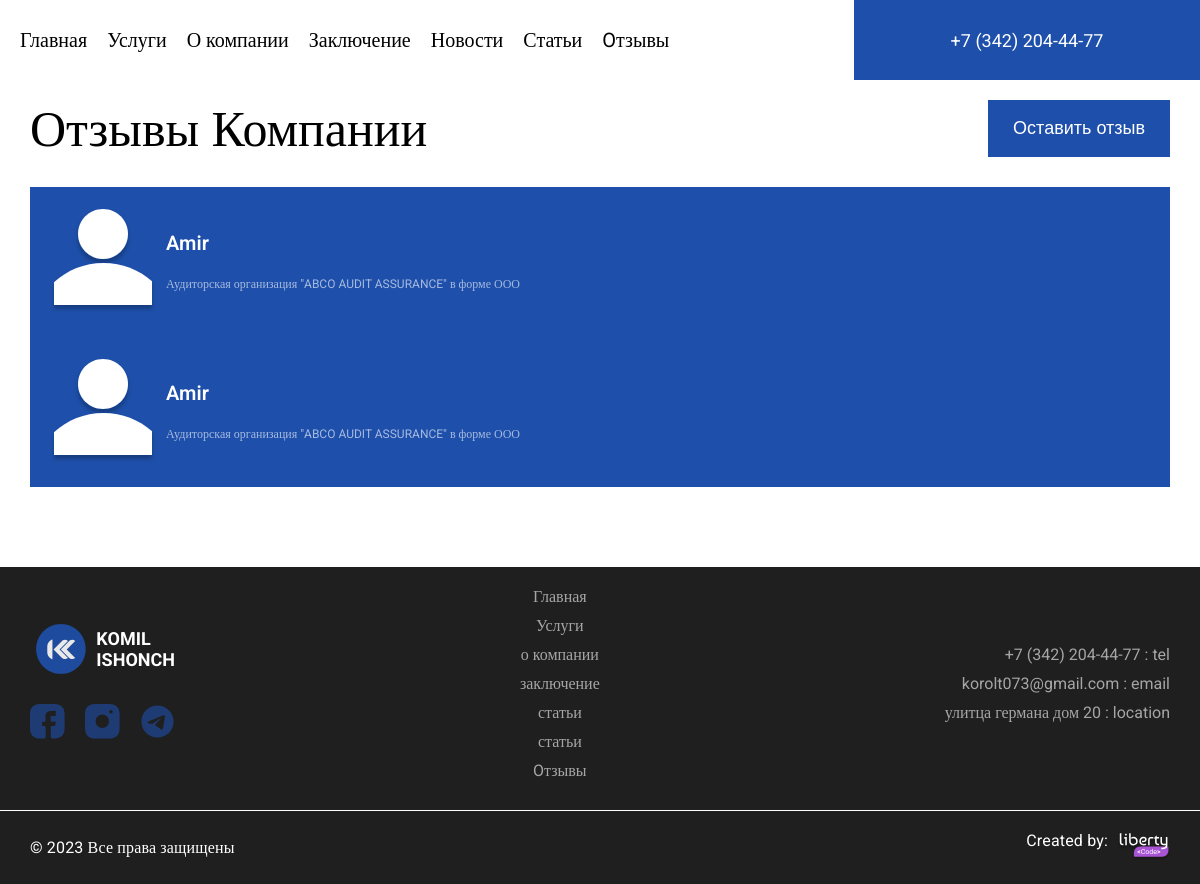
/comments, run on an earlier commit of the app's database.
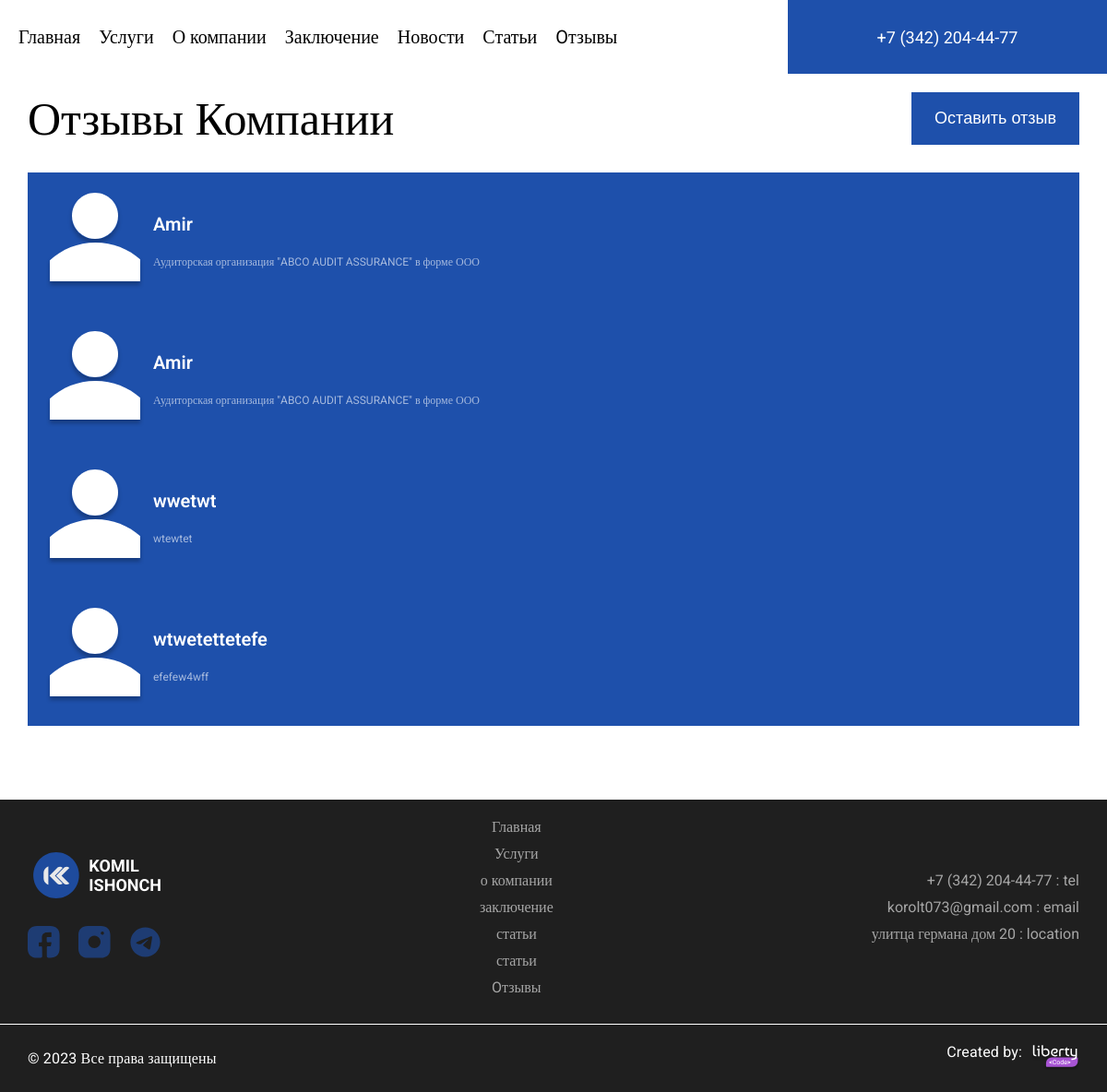
And on a later commit of the database.
### main/models.py (models this page shows, shortened)
class Newe_comment(models.Model):
    name = models.CharField('имя', max_length=70)
    full_text = models.CharField('коментарий', max_length=70)
    class Meta:
        verbose_name = 'коментарий'
        verbose_name_plural = 'коментарии'

### main/views.py (the view)
# urls.py: path('comments', views.comments, name='comments'),
def comments(request):
    if request.method == 'POST':
        form = Newe_comment_Forms(request.POST)
        if form.is_valid:
            form.save()
        else:
            error = 'Форма не коректно заполнина'
    form = Newe_comment_Forms()
    arr = Newe_comment.objects.all()
    return render(request, 'main/comment.html', {"arr":arr,"form":form})

### main/templates/main/comment.html (shortened to what this page needs)
{% extends 'main/layout.html' %}
{% load static %}
{% block style %}
<link rel="stylesheet" href="{% static 'scss/comments.css' %}">
{% endblock %}
{% block content %}
<section class="thisComment">
    <div class="cont">
        <div class="this_comment">
            <h2 class="textGlav">Отзывы Компании</h2>
            <button class="oupenModlComment">Оставить отзыв</button>
        </div>
        <div class="box">
            <div class="block">
                <div class="swiper mySwiper">
                    <div class="swiper-wrapper">
                        {% for i in arr %}
                        <div class="swiper-slide">
                            <div class="elem">
                                <img src="{% static 'img/user.svg' %}" alt="">
                            </div>
                            <div class="elem">
                                <h4>{{i.name}}</h4>
                                <p>
                                    {{i.full_text}}
                                </p>
                            </div>
                        </div>
                        {% endfor %}
                    </div>
                </div>
            </div>
        </div>
    </div>
</section>
{% endblock %}

What changed in the data, as far as the page shows it:
added Newe_comment: name "wwetwt", full_text "wtewtet"
added Newe_comment: name "wtwetettetefe", full_text "efefew4wff"
